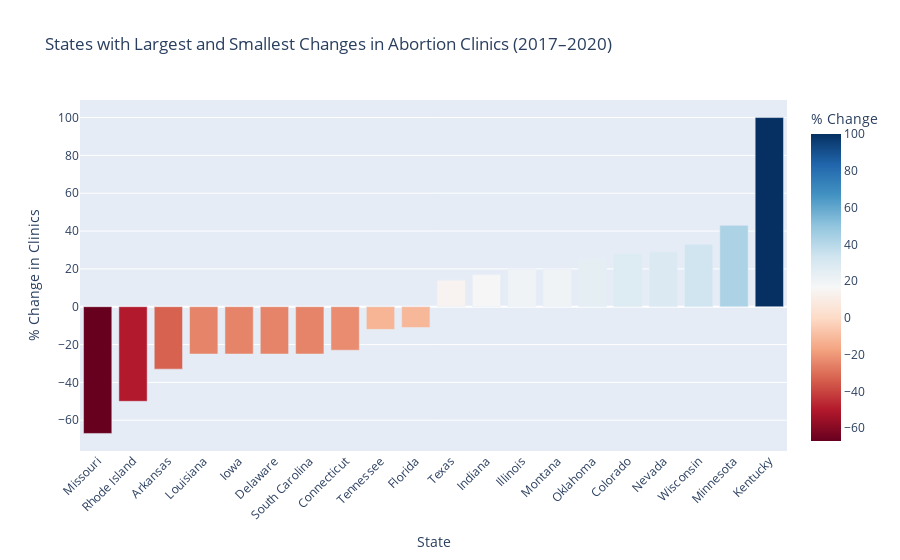

Notebook cell for this chart:
### Code cell
fig = px.bar(
    extremes,
    x='U.S. State',
    y='% change in the no. of abortion clinics, 2017-2020',
    color='% change in the no. of abortion clinics, 2017-2020',
    color_continuous_scale='RdBu',
    title="States with Largest and Smallest Changes in Abortion Clinics (2017–2020)",
    labels={'% change in the no. of abortion clinics, 2017-2020': '% Change'}
)

fig.update_layout(
    xaxis_title='State',
    yaxis_title='% Change in Clinics',
    xaxis_tickangle=-45
)

fig.show()

### Figure 1 — Plotly figure (JSON) as saved in the notebook; plotly's stock layout.template omitted (floating-point values rounded to 4 significant figures)
{"data": [{"alignmentgroup": "True", "hovertemplate": "U.S. State=%{x}<br>% Change=%{marker.color}<extra></extra>", "legendgroup": "", "marker": {"color": [-67, -50, -33, -25, -25, -25, -25, -23, -12, -11, 14, 17, 20, 20, 25, 28, 29, 33, 43, 100], "coloraxis": "coloraxis", "pattern": {"shape": ""}}, "name": "", "offsetgroup": "", "orientation": "v", "showlegend": false, "textposition": "auto", "type": "bar", "x": ["Missouri", "Rhode Island", "Arkansas", "Louisiana", "Iowa", "Delaware", "South Carolina", "Connecticut", "Tennessee", "Florida", "Texas", "Indiana", "Illinois", "Montana", "Oklahoma", "Colorado", "Nevada", "Wisconsin", "Minnesota", "Kentucky"], "xaxis": "x", "y": [-67, -50, -33, -25, -25, -25, -25, -23, -12, -11, 14, 17, 20, 20, 25, 28, 29, 33, 43, 100], "yaxis": "y"}], "layout": {"barmode": "relative", "coloraxis": {"colorbar": {"title": {"text": "% Change"}}, "colorscale": [[0, "rgb(103,0,31)"], [0.1, "rgb(178,24,43)"], [0.2, "rgb(214,96,77)"], [0.3, "rgb(244,165,130)"], [0.4, "rgb(253,219,199)"], [0.5, "rgb(247,247,247)"], [0.6, "rgb(209,229,240)"], [0.7, "rgb(146,197,222)"], [0.8, "rgb(67,147,195)"], [0.9, "rgb(33,102,172)"], [1, "rgb(5,48,97)"]]}, "legend": {"tracegroupgap": 0}, "title": {"text": "States with Largest and Smallest Changes in Abortion Clinics (2017–2020)"}, "xaxis": {"anchor": "y", "domain": [0, 1], "tickangle": -45, "title": {"text": "State"}}, "yaxis": {"anchor": "x", "domain": [0, 1], "title": {"text": "% Change in Clinics"}}}}
